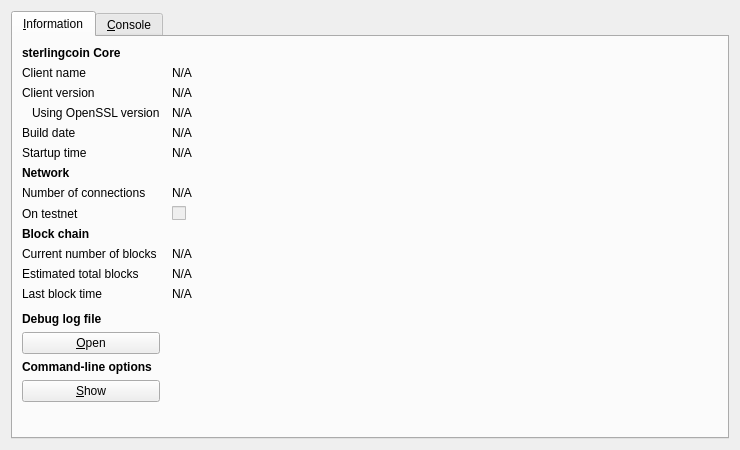
<?xml version="1.0" encoding="UTF-8"?>
<ui version="4.0">
 <class>RPCConsole</class>
 <widget class="QDialog" name="RPCConsole">
  <property name="geometry">
   <rect>
    <x>0</x>
    <y>0</y>
    <width>740</width>
    <height>450</height>
   </rect>
  </property>
  <property name="windowTitle">
   <string>sterlingcoin - Debug window</string>
  </property>
  <layout class="QVBoxLayout" name="verticalLayout_2">
   <item>
    <widget class="QTabWidget" name="tabWidget">
     <property name="currentIndex">
      <number>0</number>
     </property>
     <widget class="QWidget" name="tab_info">
      <attribute name="title">
       <string>&amp;Information</string>
      </attribute>
      <layout class="QGridLayout" name="gridLayout" columnstretch="0,1">
       <property name="horizontalSpacing">
        <number>12</number>
       </property>
       <item row="0" column="0">
        <widget class="QLabel" name="label_9">
         <property name="font">
          <font>
           <weight>75</weight>
           <bold>true</bold>
          </font>
         </property>
         <property name="text">
          <string>sterlingcoin Core</string>
         </property>
        </widget>
       </item>
       <item row="1" column="0">
        <widget class="QLabel" name="label_5">
         <property name="text">
          <string>Client name</string>
         </property>
        </widget>
       </item>
       <item row="1" column="1">
        <widget class="QLabel" name="clientName">
         <property name="cursor">
          <cursorShape>IBeamCursor</cursorShape>
         </property>
         <property name="text">
          <string>N/A</string>
         </property>
         <property name="textFormat">
          <enum>Qt::PlainText</enum>
         </property>
         <property name="textInteractionFlags">
          <set>Qt::LinksAccessibleByMouse|Qt::TextSelectableByKeyboard|Qt::TextSelectableByMouse</set>
         </property>
        </widget>
       </item>
       <item row="2" column="0">
        <widget class="QLabel" name="label_6">
         <property name="text">
          <string>Client version</string>
         </property>
        </widget>
       </item>
       <item row="2" column="1">
        <widget class="QLabel" name="clientVersion">
         <property name="cursor">
          <cursorShape>IBeamCursor</cursorShape>
         </property>
         <property name="text">
          <string>N/A</string>
         </property>
         <property name="textFormat">
          <enum>Qt::PlainText</enum>
         </property>
         <property name="textInteractionFlags">
          <set>Qt::LinksAccessibleByMouse|Qt::TextSelectableByKeyboard|Qt::TextSelectableByMouse</set>
         </property>
        </widget>
       </item>
       <item row="3" column="0">
        <widget class="QLabel" name="label_14">
         <property name="text">
          <string>Using OpenSSL version</string>
         </property>
         <property name="indent">
          <number>10</number>
         </property>
        </widget>
       </item>
       <item row="3" column="1">
        <widget class="QLabel" name="openSSLVersion">
         <property name="cursor">
          <cursorShape>IBeamCursor</cursorShape>
         </property>
         <property name="text">
          <string>N/A</string>
         </property>
         <property name="textFormat">
          <enum>Qt::PlainText</enum>
         </property>
         <property name="textInteractionFlags">
          <set>Qt::LinksAccessibleByMouse|Qt::TextSelectableByKeyboard|Qt::TextSelectableByMouse</set>
         </property>
        </widget>
       </item>
       <item row="4" column="0">
        <widget class="QLabel" name="label_12">
         <property name="text">
          <string>Build date</string>
         </property>
        </widget>
       </item>
       <item row="4" column="1">
        <widget class="QLabel" name="buildDate">
         <property name="cursor">
          <cursorShape>IBeamCursor</cursorShape>
         </property>
         <property name="text">
          <string>N/A</string>
         </property>
         <property name="textFormat">
          <enum>Qt::PlainText</enum>
         </property>
         <property name="textInteractionFlags">
          <set>Qt::LinksAccessibleByMouse|Qt::TextSelectableByKeyboard|Qt::TextSelectableByMouse</set>
         </property>
        </widget>
       </item>
       <item row="5" column="0">
        <widget class="QLabel" name="label_13">
         <property name="text">
          <string>Startup time</string>
         </property>
        </widget>
       </item>
       <item row="5" column="1">
        <widget class="QLabel" name="startupTime">
         <property name="cursor">
          <cursorShape>IBeamCursor</cursorShape>
         </property>
         <property name="text">
          <string>N/A</string>
         </property>
         <property name="textFormat">
          <enum>Qt::PlainText</enum>
         </property>
         <property name="textInteractionFlags">
          <set>Qt::LinksAccessibleByMouse|Qt::TextSelectableByKeyboard|Qt::TextSelectableByMouse</set>
         </property>
        </widget>
       </item>
       <item row="6" column="0">
        <widget class="QLabel" name="label_11">
         <property name="font">
          <font>
           <weight>75</weight>
           <bold>true</bold>
          </font>
         </property>
         <property name="text">
          <string>Network</string>
         </property>
        </widget>
       </item>
       <item row="7" column="0">
        <widget class="QLabel" name="label_7">
         <property name="text">
          <string>Number of connections</string>
         </property>
        </widget>
       </item>
       <item row="7" column="1">
        <widget class="QLabel" name="numberOfConnections">
         <property name="cursor">
          <cursorShape>IBeamCursor</cursorShape>
         </property>
         <property name="text">
          <string>N/A</string>
         </property>
         <property name="textFormat">
          <enum>Qt::PlainText</enum>
         </property>
         <property name="textInteractionFlags">
          <set>Qt::LinksAccessibleByMouse|Qt::TextSelectableByKeyboard|Qt::TextSelectableByMouse</set>
         </property>
        </widget>
       </item>
       <item row="8" column="0">
        <widget class="QLabel" name="label_8">
         <property name="text">
          <string>On testnet</string>
         </property>
        </widget>
       </item>
       <item row="8" column="1">
        <widget class="QCheckBox" name="isTestNet">
         <property name="enabled">
          <bool>false</bool>
         </property>
         <property name="text">
          <string/>
         </property>
        </widget>
       </item>
       <item row="9" column="0">
        <widget class="QLabel" name="label_10">
         <property name="font">
          <font>
           <weight>75</weight>
           <bold>true</bold>
          </font>
         </property>
         <property name="text">
          <string>Block chain</string>
         </property>
        </widget>
       </item>
       <item row="10" column="0">
        <widget class="QLabel" name="label_3">
         <property name="text">
          <string>Current number of blocks</string>
         </property>
        </widget>
       </item>
       <item row="10" column="1">
        <widget class="QLabel" name="numberOfBlocks">
         <property name="cursor">
          <cursorShape>IBeamCursor</cursorShape>
         </property>
         <property name="text">
          <string>N/A</string>
         </property>
         <property name="textFormat">
          <enum>Qt::PlainText</enum>
         </property>
         <property name="textInteractionFlags">
          <set>Qt::LinksAccessibleByMouse|Qt::TextSelectableByKeyboard|Qt::TextSelectableByMouse</set>
         </property>
        </widget>
       </item>
       <item row="11" column="0">
        <widget class="QLabel" name="label_4">
         <property name="text">
          <string>Estimated total blocks</string>
         </property>
        </widget>
       </item>
       <item row="11" column="1">
        <widget class="QLabel" name="totalBlocks">
         <property name="cursor">
          <cursorShape>IBeamCursor</cursorShape>
         </property>
         <property name="text">
          <string>N/A</string>
         </property>
         <property name="textFormat">
          <enum>Qt::PlainText</enum>
         </property>
         <property name="textInteractionFlags">
          <set>Qt::LinksAccessibleByMouse|Qt::TextSelectableByKeyboard|Qt::TextSelectableByMouse</set>
         </property>
        </widget>
       </item>
       <item row="12" column="0">
        <widget class="QLabel" name="label_2">
         <property name="text">
          <string>Last block time</string>
         </property>
        </widget>
       </item>
       <item row="12" column="1">
        <widget class="QLabel" name="lastBlockTime">
         <property name="cursor">
          <cursorShape>IBeamCursor</cursorShape>
         </property>
         <property name="text">
          <string>N/A</string>
         </property>
         <property name="textFormat">
          <enum>Qt::PlainText</enum>
         </property>
         <property name="textInteractionFlags">
          <set>Qt::LinksAccessibleByMouse|Qt::TextSelectableByKeyboard|Qt::TextSelectableByMouse</set>
         </property>
        </widget>
       </item>
       <item row="13" column="0">
        <spacer name="verticalSpacer_2">
         <property name="orientation">
          <enum>Qt::Vertical</enum>
         </property>
         <property name="sizeHint" stdset="0">
          <size>
           <width>20</width>
           <height>20</height>
          </size>
         </property>
        </spacer>
       </item>
       <item row="14" column="0">
        <widget class="QLabel" name="labelDebugLogfile">
         <property name="font">
          <font>
           <weight>75</weight>
           <bold>true</bold>
          </font>
         </property>
         <property name="text">
          <string>Debug log file</string>
         </property>
        </widget>
       </item>
       <item row="15" column="0">
        <widget class="QPushButton" name="openDebugLogfileButton">
         <property name="toolTip">
          <string>Open the sterlingcoin debug log file from the current data directory. This can take a few seconds for large log files.</string>
         </property>
         <property name="text">
          <string>&amp;Open</string>
         </property>
         <property name="autoDefault">
          <bool>false</bool>
         </property>
        </widget>
       </item>
       <item row="16" column="0">
        <widget class="QLabel" name="labelCLOptions">
         <property name="font">
          <font>
           <weight>75</weight>
           <bold>true</bold>
          </font>
         </property>
         <property name="text">
          <string>Command-line options</string>
         </property>
        </widget>
       </item>
       <item row="17" column="0">
        <widget class="QPushButton" name="showCLOptionsButton">
         <property name="toolTip">
          <string>Show the sterlingcoin-Qt help message to get a list with possible sterlingcoin command-line options.</string>
         </property>
         <property name="text">
          <string>&amp;Show</string>
         </property>
         <property name="autoDefault">
          <bool>false</bool>
         </property>
        </widget>
       </item>
       <item row="18" column="0">
        <spacer name="verticalSpacer">
         <property name="orientation">
          <enum>Qt::Vertical</enum>
         </property>
         <property name="sizeHint" stdset="0">
          <size>
           <width>20</width>
           <height>40</height>
          </size>
         </property>
        </spacer>
       </item>
      </layout>
     </widget>
     <widget class="QWidget" name="tab_console">
      <attribute name="title">
       <string>&amp;Console</string>
      </attribute>
      <layout class="QVBoxLayout" name="verticalLayout_3">
       <property name="spacing">
        <number>3</number>
       </property>
       <item>
        <widget class="QTextEdit" name="messagesWidget">
         <property name="minimumSize">
          <size>
           <width>0</width>
           <height>100</height>
          </size>
         </property>
         <property name="readOnly">
          <bool>true</bool>
         </property>
         <property name="tabKeyNavigation" stdset="0">
          <bool>false</bool>
         </property>
         <property name="columnCount" stdset="0">
          <number>2</number>
         </property>
        </widget>
       </item>
       <item>
        <layout class="QHBoxLayout" name="horizontalLayout">
         <property name="spacing">
          <number>3</number>
         </property>
         <item>
          <widget class="QLabel" name="label">
           <property name="text">
            <string notr="true">&gt;</string>
           </property>
          </widget>
         </item>
         <item>
          <widget class="QLineEdit" name="lineEdit"/>
         </item>
         <item>
          <widget class="QPushButton" name="clearButton">
           <property name="maximumSize">
            <size>
             <width>24</width>
             <height>24</height>
            </size>
           </property>
           <property name="toolTip">
            <string>Clear console</string>
           </property>
           <property name="text">
            <string/>
           </property>
           <property name="icon">
            <iconset resource="../bitcoin.qrc">
             <normaloff>:/icons/remove</normaloff>:/icons/remove</iconset>
           </property>
           <property name="shortcut">
            <string notr="true">Ctrl+L</string>
           </property>
           <property name="autoDefault">
            <bool>false</bool>
           </property>
          </widget>
         </item>
        </layout>
       </item>
      </layout>
     </widget>
    </widget>
   </item>
  </layout>
 </widget>
 <resources>
  <include location="../bitcoin.qrc"/>
 </resources>
 <connections/>
</ui>
